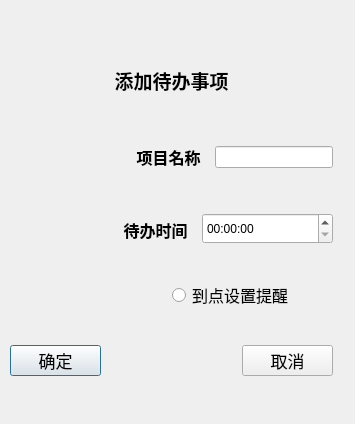
<?xml version="1.0" encoding="UTF-8"?>
<ui version="4.0">
 <class>addDialog</class>
 <widget class="QDialog" name="addDialog">
  <property name="geometry">
   <rect>
    <x>0</x>
    <y>0</y>
    <width>355</width>
    <height>424</height>
   </rect>
  </property>
  <property name="minimumSize">
   <size>
    <width>319</width>
    <height>358</height>
   </size>
  </property>
  <property name="maximumSize">
   <size>
    <width>500</width>
    <height>500</height>
   </size>
  </property>
  <property name="windowTitle">
   <string>Dialog</string>
  </property>
  <widget class="QWidget" name="layoutWidget">
   <property name="geometry">
    <rect>
     <x>10</x>
     <y>60</y>
     <width>323</width>
     <height>316</height>
    </rect>
   </property>
   <layout class="QVBoxLayout" name="verticalLayout">
    <item>
     <layout class="QHBoxLayout" name="horizontalLayout">
      <item>
       <spacer name="horizontalSpacer">
        <property name="orientation">
         <enum>Qt::Horizontal</enum>
        </property>
        <property name="sizeHint" stdset="0">
         <size>
          <width>88</width>
          <height>20</height>
         </size>
        </property>
       </spacer>
      </item>
      <item>
       <widget class="QLabel" name="label">
        <property name="minimumSize">
         <size>
          <width>131</width>
          <height>41</height>
         </size>
        </property>
        <property name="maximumSize">
         <size>
          <width>131</width>
          <height>41</height>
         </size>
        </property>
        <property name="text">
         <string>&lt;html&gt;&lt;head/&gt;&lt;body&gt;&lt;p align=&quot;center&quot;&gt;&lt;span style=&quot; font-size:14pt; font-weight:600;&quot;&gt;添加待办事项&lt;/span&gt;&lt;/p&gt;&lt;/body&gt;&lt;/html&gt;</string>
        </property>
       </widget>
      </item>
      <item>
       <spacer name="horizontalSpacer_2">
        <property name="orientation">
         <enum>Qt::Horizontal</enum>
        </property>
        <property name="sizeHint" stdset="0">
         <size>
          <width>88</width>
          <height>20</height>
         </size>
        </property>
       </spacer>
      </item>
     </layout>
    </item>
    <item>
     <spacer name="verticalSpacer_2">
      <property name="orientation">
       <enum>Qt::Vertical</enum>
      </property>
      <property name="sizeHint" stdset="0">
       <size>
        <width>20</width>
        <height>28</height>
       </size>
      </property>
     </spacer>
    </item>
    <item>
     <layout class="QHBoxLayout" name="horizontalLayout_2">
      <item>
       <spacer name="horizontalSpacer_3">
        <property name="orientation">
         <enum>Qt::Horizontal</enum>
        </property>
        <property name="sizeHint" stdset="0">
         <size>
          <width>5</width>
          <height>10</height>
         </size>
        </property>
       </spacer>
      </item>
      <item>
       <widget class="QLabel" name="label_2">
        <property name="minimumSize">
         <size>
          <width>81</width>
          <height>31</height>
         </size>
        </property>
        <property name="maximumSize">
         <size>
          <width>81</width>
          <height>31</height>
         </size>
        </property>
        <property name="text">
         <string>&lt;html&gt;&lt;head/&gt;&lt;body&gt;&lt;p align=&quot;center&quot;&gt;&lt;span style=&quot; font-size:12pt; font-weight:600;&quot;&gt;项目名称&lt;/span&gt;&lt;/p&gt;&lt;/body&gt;&lt;/html&gt;</string>
        </property>
       </widget>
      </item>
      <item>
       <widget class="QLineEdit" name="nameEdit"/>
      </item>
     </layout>
    </item>
    <item>
     <spacer name="verticalSpacer_3">
      <property name="orientation">
       <enum>Qt::Vertical</enum>
      </property>
      <property name="sizeHint" stdset="0">
       <size>
        <width>20</width>
        <height>28</height>
       </size>
      </property>
     </spacer>
    </item>
    <item>
     <layout class="QHBoxLayout" name="horizontalLayout_3">
      <item>
       <spacer name="horizontalSpacer_4">
        <property name="orientation">
         <enum>Qt::Horizontal</enum>
        </property>
        <property name="sizeHint" stdset="0">
         <size>
          <width>18</width>
          <height>20</height>
         </size>
        </property>
       </spacer>
      </item>
      <item>
       <widget class="QLabel" name="label_3">
        <property name="minimumSize">
         <size>
          <width>81</width>
          <height>21</height>
         </size>
        </property>
        <property name="maximumSize">
         <size>
          <width>81</width>
          <height>21</height>
         </size>
        </property>
        <property name="text">
         <string>&lt;html&gt;&lt;head/&gt;&lt;body&gt;&lt;p align=&quot;center&quot;&gt;&lt;span style=&quot; font-size:12pt; font-weight:600;&quot;&gt;待办时间&lt;/span&gt;&lt;/p&gt;&lt;/body&gt;&lt;/html&gt;</string>
        </property>
       </widget>
      </item>
      <item>
       <widget class="QTimeEdit" name="timeEdit">
        <property name="minimumSize">
         <size>
          <width>131</width>
          <height>31</height>
         </size>
        </property>
        <property name="maximumSize">
         <size>
          <width>131</width>
          <height>31</height>
         </size>
        </property>
        <property name="displayFormat">
         <string>HH:mm:ss</string>
        </property>
       </widget>
      </item>
     </layout>
    </item>
    <item>
     <spacer name="verticalSpacer_4">
      <property name="orientation">
       <enum>Qt::Vertical</enum>
      </property>
      <property name="sizeHint" stdset="0">
       <size>
        <width>20</width>
        <height>18</height>
       </size>
      </property>
     </spacer>
    </item>
    <item>
     <layout class="QHBoxLayout" name="horizontalLayout_5">
      <item>
       <spacer name="horizontalSpacer_6">
        <property name="orientation">
         <enum>Qt::Horizontal</enum>
        </property>
        <property name="sizeHint" stdset="0">
         <size>
          <width>40</width>
          <height>20</height>
         </size>
        </property>
       </spacer>
      </item>
      <item>
       <widget class="QRadioButton" name="radioButton">
        <property name="minimumSize">
         <size>
          <width>161</width>
          <height>18</height>
         </size>
        </property>
        <property name="maximumSize">
         <size>
          <width>161</width>
          <height>18</height>
         </size>
        </property>
        <property name="font">
         <font>
          <pointsize>12</pointsize>
         </font>
        </property>
        <property name="text">
         <string>到点设置提醒</string>
        </property>
       </widget>
      </item>
     </layout>
    </item>
    <item>
     <spacer name="verticalSpacer_5">
      <property name="orientation">
       <enum>Qt::Vertical</enum>
      </property>
      <property name="sizeHint" stdset="0">
       <size>
        <width>20</width>
        <height>28</height>
       </size>
      </property>
     </spacer>
    </item>
    <item>
     <layout class="QHBoxLayout" name="horizontalLayout_4">
      <item>
       <widget class="QPushButton" name="yesButton">
        <property name="minimumSize">
         <size>
          <width>91</width>
          <height>31</height>
         </size>
        </property>
        <property name="maximumSize">
         <size>
          <width>91</width>
          <height>31</height>
         </size>
        </property>
        <property name="font">
         <font>
          <pointsize>13</pointsize>
         </font>
        </property>
        <property name="text">
         <string>确定</string>
        </property>
       </widget>
      </item>
      <item>
       <spacer name="horizontalSpacer_5">
        <property name="orientation">
         <enum>Qt::Horizontal</enum>
        </property>
        <property name="sizeHint" stdset="0">
         <size>
          <width>58</width>
          <height>20</height>
         </size>
        </property>
       </spacer>
      </item>
      <item>
       <widget class="QPushButton" name="cancelButton">
        <property name="minimumSize">
         <size>
          <width>91</width>
          <height>31</height>
         </size>
        </property>
        <property name="maximumSize">
         <size>
          <width>91</width>
          <height>31</height>
         </size>
        </property>
        <property name="font">
         <font>
          <pointsize>13</pointsize>
         </font>
        </property>
        <property name="text">
         <string>取消</string>
        </property>
       </widget>
      </item>
     </layout>
    </item>
   </layout>
  </widget>
 </widget>
 <resources/>
 <connections>
  <connection>
   <sender>cancelButton</sender>
   <signal>clicked()</signal>
   <receiver>addDialog</receiver>
   <slot>close()</slot>
   <hints>
    <hint type="sourcelabel">
     <x>274</x>
     <y>357</y>
    </hint>
    <hint type="destinationlabel">
     <x>189</x>
     <y>367</y>
    </hint>
   </hints>
  </connection>
 </connections>
</ui>
